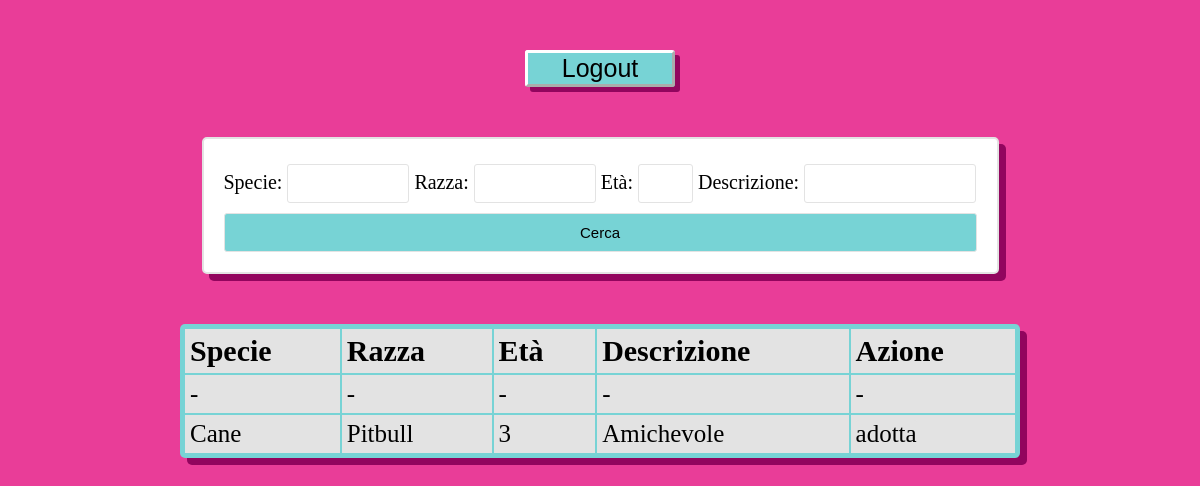
Before: /home/ with the older database file.
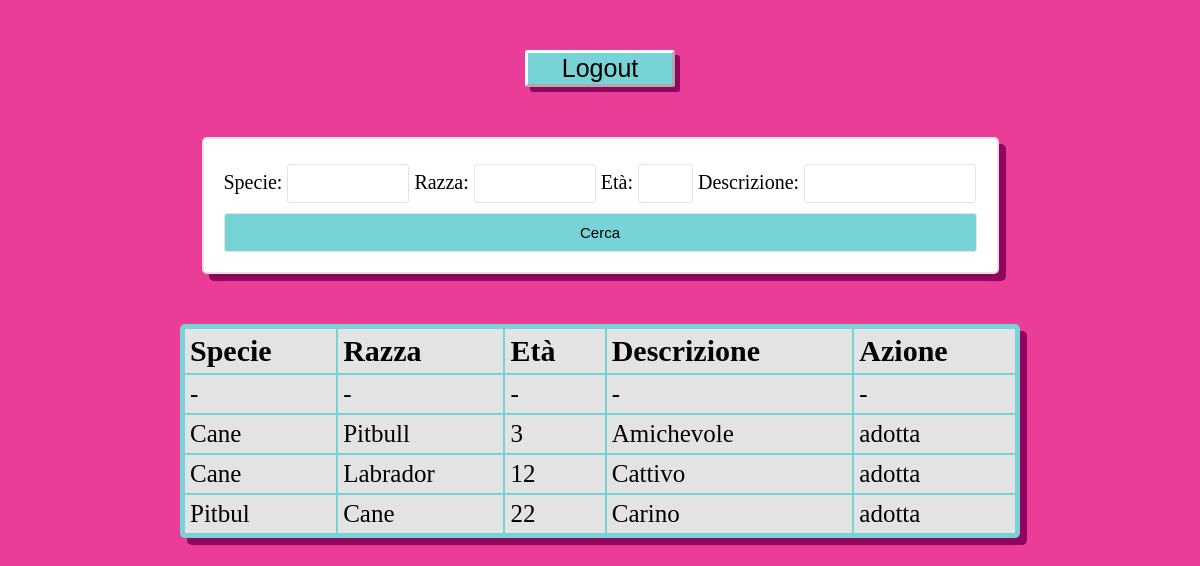
After: the same page with the newer database file.
### polls/models.py (models this page shows)
class Animale(models.Model):
    specie = models.CharField(max_length=100)
    razza = models.CharField(max_length=50)
    età = models.IntegerField(default=0)
    descrizione = models.CharField(max_length=400)

### polls/views.py (the view)
# urls.py: 2. Add a URL to urlpatterns:  path('', views.home, name='home')
@user_passes_test(lambda u: not u.is_superuser, login_url='home_amministratore')
def home(request):
    animali = Animale.objects.all()
    myFilter = AnimalFilter(request.GET, queryset=animali)
    animali = myFilter.qs
    context = {'animali': animali, 'myFilter': myFilter}
    return render(request, "home.html", context)

### polls/templates/home.html (shortened to what this page needs)
{% load static %}
<!DOCTYPE html>
<html>
    <head>
        <link rel="stylesheet" type="text/css" href="{% static 'styles.css' %}">
    </head>
    <body>
        <div class="navbar">
            <a class="button_link" href="http://www.google.com/">
                <button class="pulsante" >Logout</button>
            </a>
        </div>
        <form id= "form_ricerca" method="get">
            {{myFilter.form}}
            <button class="btn btn-primary" type="submit"> Cerca </button>
        </form>
        <table>
            <thead>
                <th>Specie</th>
                <th>Razza</th>
                <th>Età</th>
                <th>Descrizione</th>
                <th>Azione</th>
            </thead>
            <tbody>
                <tr>
                    <td>-</td>
                    <td>-</td>
                    <td>-</td>
                    <td>-</td>
                    <td>-</td>
                </tr>
                {% for animal in animali %}
                <tr>
                    <td>{{ animal.specie }}</td>
                    <td>{{ animal.razza }}</td>
                    <td>{{ animal.età }}</td>
                    <td>{{ animal.descrizione }}</td>
                    <td><a href="http://127.0.0.1:8000/adotta/" class="pulsante pulsante_tabella">adotta</a></td>
                </tr>
                {% endfor %}
            </tbody>
        </table>
    </body>
</html>

Changed rows visible on the page:
added Animale: specie "Cane", razza "Labrador", età "12", descrizione "Cattivo"
added Animale: specie "Pitbul", razza "Cane", età "22", descrizione "Carino"
